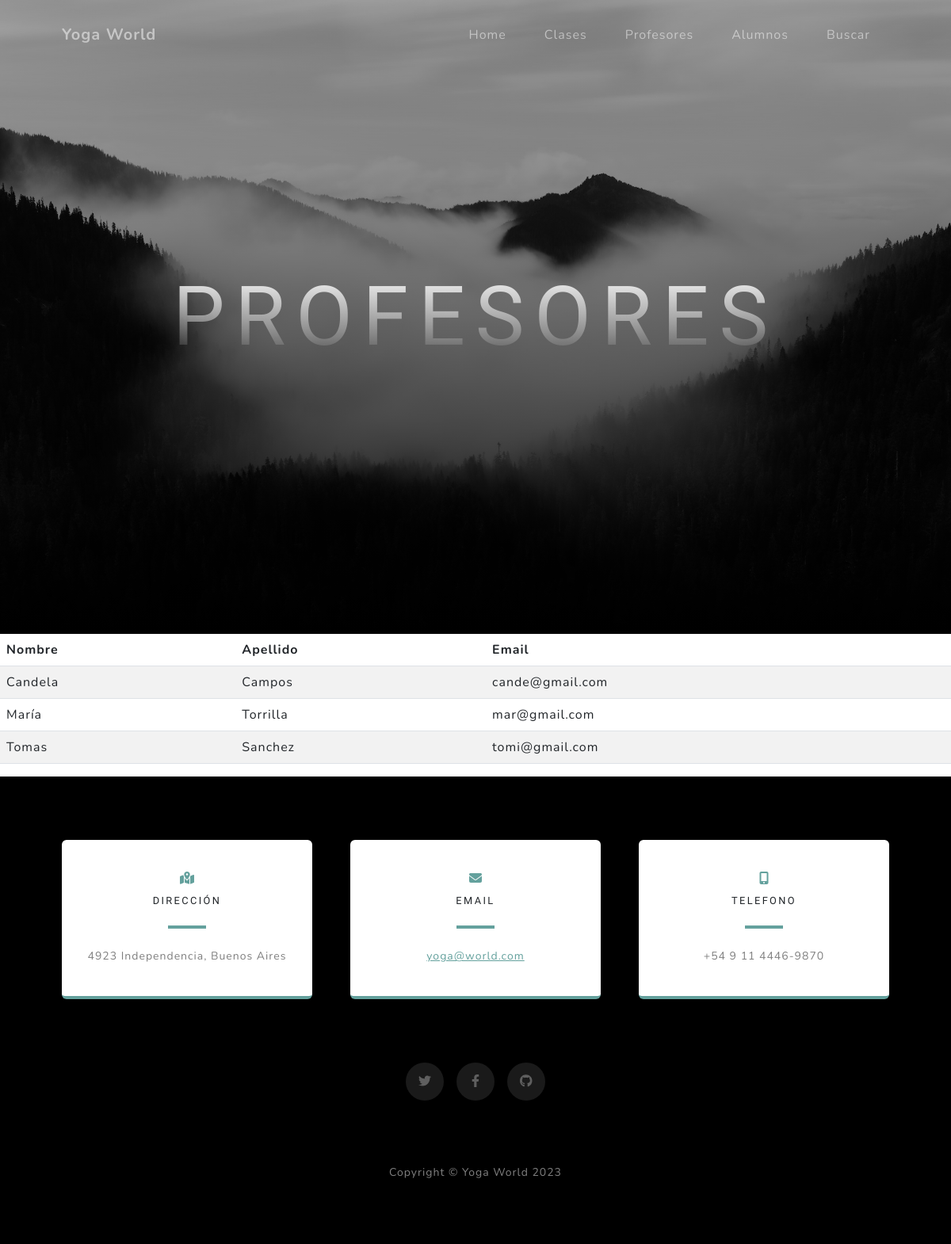
The app's page /profesores/, older data.
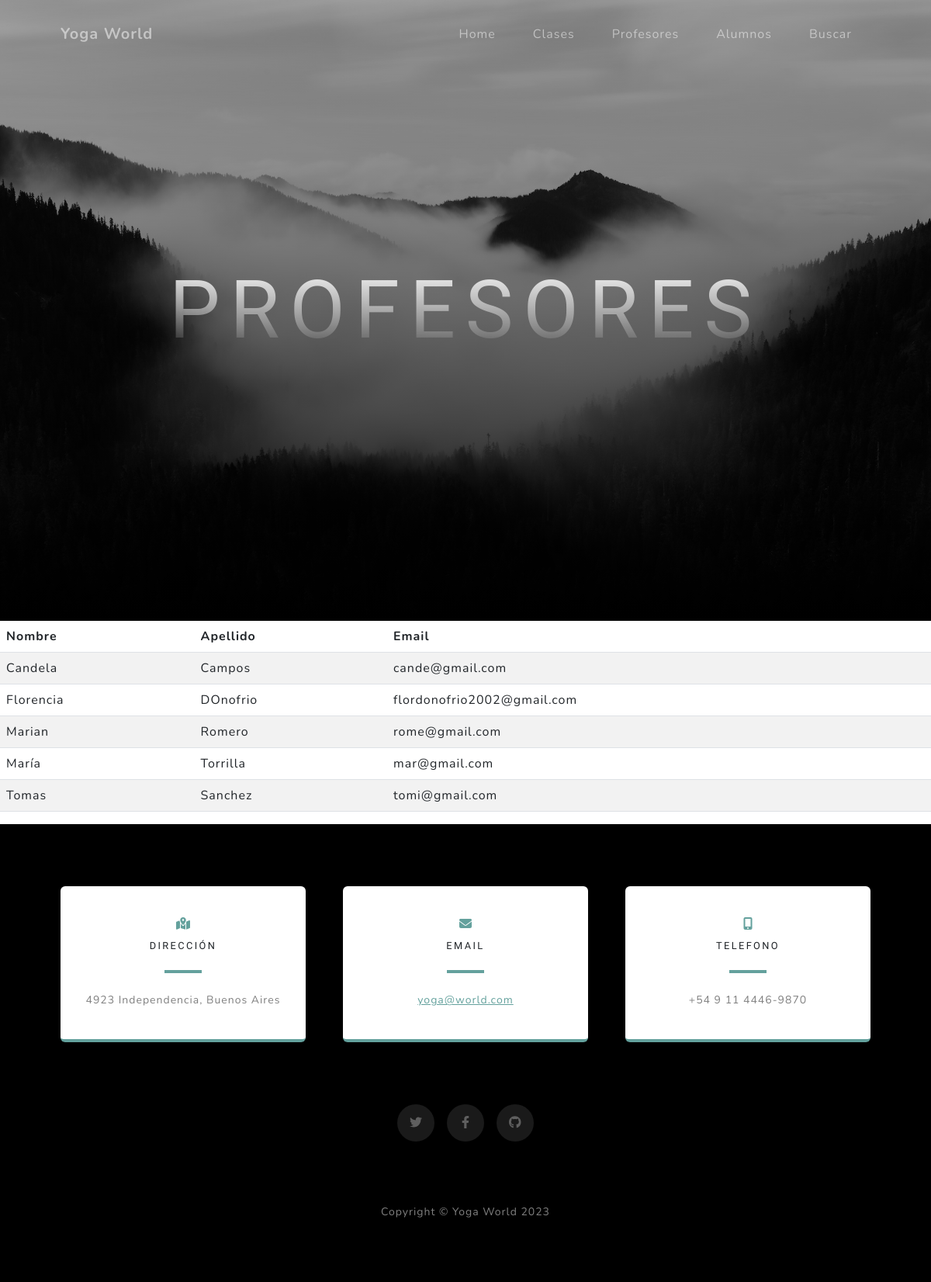
The same page, newer data.
### AppCoder/models.py (models this page shows, shortened)
class Profesores(models.Model):
    nombre =models.CharField(max_length=40)
    apellido = models.CharField(max_length=40)
    email = models.EmailField()
    class Meta:
        ordering = ["nombre"]
        verbose_name = "Profesor"
        verbose_name_plural = "Profesores"

### AppCoder/views.py (the view)
# urls.py: path('profesores/', profesores, name="profesores"),
def profesores(request):
    contexto =  {'profesores' : Profesores.objects.all()}
    return render (request, "aplicacion/profesores.html", contexto)

### AppCoder/templates/aplicacion/profesores.html
{% extends "aplicacion/index.html" %}
{% block titulo %}
<h1 class="mx-auto my-0 text-uppercase">Profesores</h1>
{% endblock titulo %}
{% block contenido %}
<table class="table table-striped">
    <thead>
        <tr>
            <th>Nombre</th>
            <th>Apellido</th>
            <th>Email</th>
        </tr>
    </thead>
    <tbody>
    {% for c in profesores  %}
        <tr>
            <td>{{ c.nombre }}</td>
            <td>{{ c.apellido }}</td>
            <td>{{ c.email }}</td>
        </tr>
    {% endfor %}
    </tbody>
</table>
{% endblock contenido %}

Row changes from the older to the newer data that the page shows:
added Profesores: nombre "Florencia", apellido "DOnofrio", email "flordonofrio2002@gmail.com"
added Profesores: nombre "Marian", apellido "Romero", email "rome@gmail.com"
